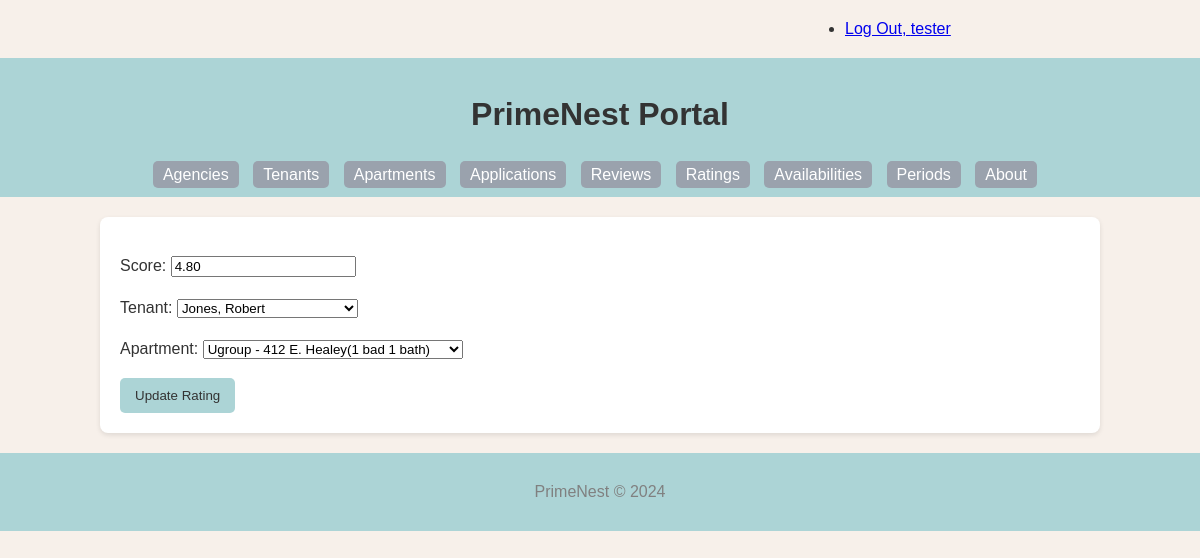
The page /rating/2/update/ (signed in) on the database its author committed.
### PrimeNest/models.py (models this page shows, shortened)
class Rating(models.Model):
    rating_id = models.AutoField(primary_key=True)
    score = models.DecimalField(max_digits=5, decimal_places=2)
    tenant = models.ForeignKey(Tenant, related_name='ratings', on_delete=models.CASCADE)
    apartment = models.ForeignKey(Apartment, related_name='ratings', on_delete=models.CASCADE)
    def get_update_url(self):
        return reverse('primenest_rating_update_urlpattern',
                       kwargs={'pk': self.pk}
                       )
    class Meta:
        verbose_name = _("Rating")
        verbose_name_plural = _("Ratings")
        ordering = ['score']

class Tenant(models.Model):
    tenant_id = models.AutoField(primary_key=True)
    first_name = models.CharField(max_length=255)
    last_name = models.CharField(max_length=255)
    disambiguator = models.CharField(max_length=255, blank=True, default='')
    phone = models.CharField(max_length=20, blank=True)
    def __str__(self):
        if self.disambiguator == '':
            result = '%s, %s' % (self.last_name, self.first_name)
        else:
            result = '%s, %s (%s)' % (self.last_name, self.first_name, self.disambiguator)
        return result
    class Meta:
        verbose_name = _("Tenant")
        verbose_name_plural = _("Tenants")
        ordering = ['last_name', 'first_name']
        constraints = [
            models.UniqueConstraint(fields=['last_name', 'first_name', 'disambiguator'], name='unique_tenant')
        ]

### PrimeNest/views.py (the view)
class RatingUpdate(LoginRequiredMixin, PermissionRequiredMixin, UpdateView):
    form_class = RatingForm
    model = Rating
    template_name = 'PrimeNest/rating_form_update.html'
    permission_required = 'PrimeNest.change_rating'

### PrimeNest/forms.py
class RatingForm(forms.ModelForm):
    class Meta:
        model = Rating
        fields = '__all__'

### PrimeNest/models.py (called while the page is built)
    def __str__(self):
        if self.disambiguator == '':
            result = '%s' % self.agency_name
        else:
            result = '%s (%s)' % (self.agency_name, self.disambiguator)
        return result

    def __str__(self):
        return '%s - %s(%s bad %s bath)' % (self.agency, self.address, self.bedroom, self.bathroom)

### PrimeNest/templates/PrimeNest/rating_form_update.html (shortened to what this page needs)
{% extends 'PrimeNest/base.html' %}
{% block content %}
    <form
        action="{{ rating.get_update_url }}"
        method="post">
        {{ form.as_p }}
        <button type="submit" class="button button-primary">Update Rating</button>
    </form>
{% endblock %}

### PrimeNest/templates/PrimeNest/base.html (shortened to what this page needs)
{% load static %}
<!DOCTYPE html>
<html lang="en">
<head>
    <link rel="stylesheet" href="{% static 'PrimeNest/style.css' %}">
</head>
<body>
    <div class="status row">
        <div class="offset-by-eight four columns">
            <ul class="inline">
                {% if user.is_authenticated %}
                    <li><a href="{% url 'logout_urlpattern' %}">
                        Log Out, {{ user.get_username }}</a></li>
                {% else %}
                    <li><a href="{% url 'login_urlpattern' %}">
                        Log In</a></li>
                {% endif %}
            </ul>
        </div>
    </div>
    <header>
        <h1>PrimeNest Portal</h1>
        <nav>
            <ul>
                <li><a href="{% url 'primenest_agency_list_urlpattern' %}">Agencies</a></li>
                <li><a href="{% url 'primenest_tenant_list_urlpattern' %}">Tenants</a></li>
                <li><a href="{% url 'primenest_apartment_list_urlpattern' %}">Apartments</a></li>
                <li><a href="{% url 'primenest_application_list_urlpattern' %}">Applications</a></li>
                <li><a href="{% url 'primenest_review_list_urlpattern' %}">Reviews</a></li>
                <li><a href="{% url 'primenest_rating_list_urlpattern' %}">Ratings</a></li>
                <li><a href="{% url 'primenest_availability_list_urlpattern' %}">Availabilities</a></li>
                <li><a href="{% url 'primenest_period_list_urlpattern' %}">Periods</a></li>
                <li><a href="{% url 'about_urlpattern' %}">About</a></li>
            </ul>
        </nav>
    </header>
    <main>
        {% block content %}
        {% endblock %}
    </main>
    <footer>
        <p>PrimeNest © 2024</p>
    </footer>
</body>
</html>

### PrimeNest/static/PrimeNest/style.css (style rules this page uses)
body { font-family: Arial, sans-serif; line-height: 1.6; margin: 0; padding: 0; background: #F7F0EA; color: #333; }
header { background: #ACD4D6; color: #fff; padding: 10px 0; text-align: center; }
nav ul { list-style: none; padding: 0; margin: 0; }
nav ul li { display: inline; margin-right: 10px; }
nav ul li a { color: white; text-decoration: none; padding: 5px 10px; background-color: #9AA2AD; border-radius: 5px; }
main { padding: 20px; background: white; width: 80%; margin: 20px auto; box-shadow: 0 2px 5px rgba(0,0,0,0.1); border-radius: 8px; }
footer { text-align: center; padding: 10px 0; background: #ACD4D6; color: gray; }
h1, h2 { color: #333; }
button, input[type="submit"], input[type="button"] { background-color: #ACD4D6; color: #333; border: none; padding: 10px 15px; border-radius: 5px; cursor: pointer; transition: background-color 0.3s ease; }
.row { display: flex; flex-wrap: wrap; margin-right: -15px; margin-left: -15px; }
.four.columns { flex: 0 0 33.33333%; max-width: 33.33333%; }
.offset-by-eight { margin-left: 66.66667%; }

### rows shown on the page
Rating: score "4.80", apartment "Ugroup - 412 E. Healey(1 bad 1 bath)"
Tenant: tenant "Jones, Robert"

### other values the page prints
{{ user.get_username }} "tester"
